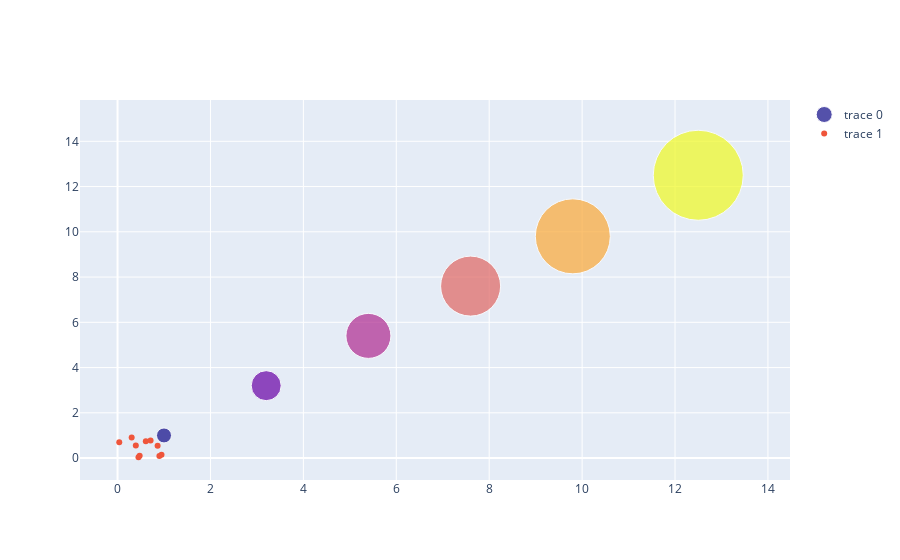

The code cell stored with this chart in its notebook:
### Code cell
fig = go.Figure()

fig.add_trace(    
    go.Scatter(
        x=[1, 3.2, 5.4, 7.6, 9.8, 12.5],
        y=[1, 3.2, 5.4, 7.6, 9.8, 12.5],
        mode='markers',
        marker=dict(
            color=list(range(120, 150, 5)),
            size=list(range(15, 105, 15))
        )
    )
)

fig.add_trace(
    go.Scatter(
        x=np.random.random(10),
        y=np.random.random(10),
        mode='markers'
    )
)

fig.show()

### Figure 1 — Plotly figure (JSON) as saved in the notebook; plotly's stock layout.template omitted (floating-point values rounded to 4 significant figures)
{"data": [{"marker": {"color": [120, 125, 130, 135, 140, 145], "size": [15, 30, 45, 60, 75, 90]}, "mode": "markers", "type": "scatter", "x": [1, 3.2, 5.4, 7.6, 9.8, 12.5], "y": [1, 3.2, 5.4, 7.6, 9.8, 12.5]}, {"mode": "markers", "type": "scatter", "x": [0.304, 0.4759, 0.8623, 0.4505, 0.9463, 0.3934, 0.03677, 0.9009, 0.6085, 0.7108], "y": [0.9043, 0.09869, 0.5493, 0.03618, 0.1506, 0.5606, 0.7006, 0.08767, 0.7447, 0.7813]}], "layout": {}}
